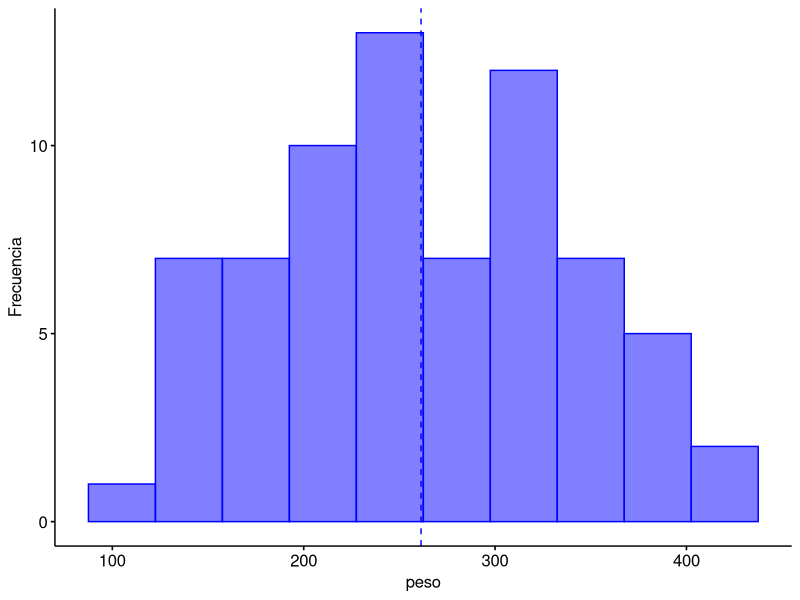
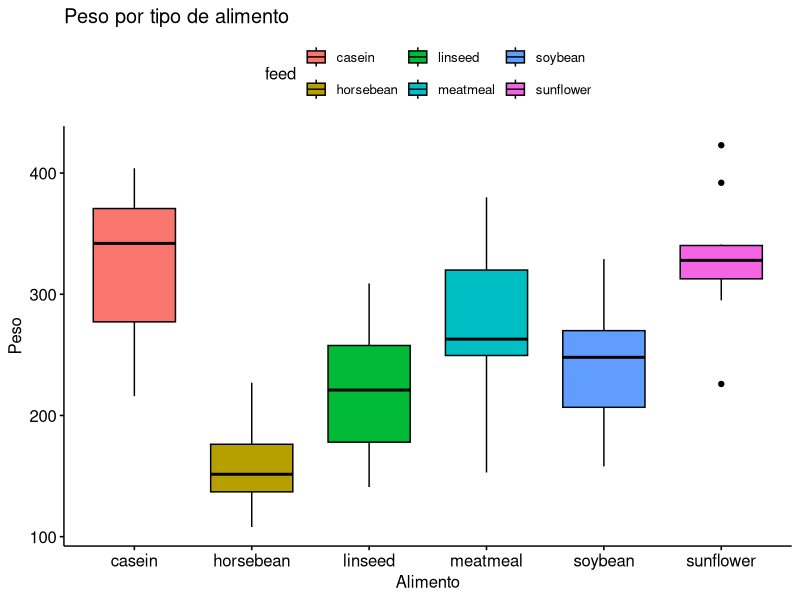

The R script that drew these images, in order: (Note: this script raises an error after producing the figures.)
data <- chickwts
#¿Qué son los cuartiles y cómo se pueden obtener para los pesos de los pollitos reportados en la columna weight?
cuartiles <-quantile(data[["weight"]])
cat("Cuartiles preso:\n",cuartiles)

#¿Cómo obtener un histograma de los pesos de los pollitos?
library(ggpubr)
library(ggplot2)
g1 <- gghistogram(data,
                  x = "weight",
                  bins = 10, add = "mean",xlab = "peso", ylab = "Frecuencia",
                  color = "blue",
                  fill = "blue")
print(g1)
#¿Cómo se obtiene un gráfico de cajas para comparar los pesos de los pollitos por tipo de alimento
#suministrado?
library(ggpubr)
library(ggplot2)
g16 <- ggboxplot(data, x = "feed", y = "weight", fill = "feed",
                 title = "Peso por tipo de alimento", xlab = "Alimento",
                 ylab = "Peso")
print(g16)
data<-data.frame(as.Date.default(sub('X', '', colnames(datos[2,2:571]))), sep = ",",stringsAsFactors = FALSE)